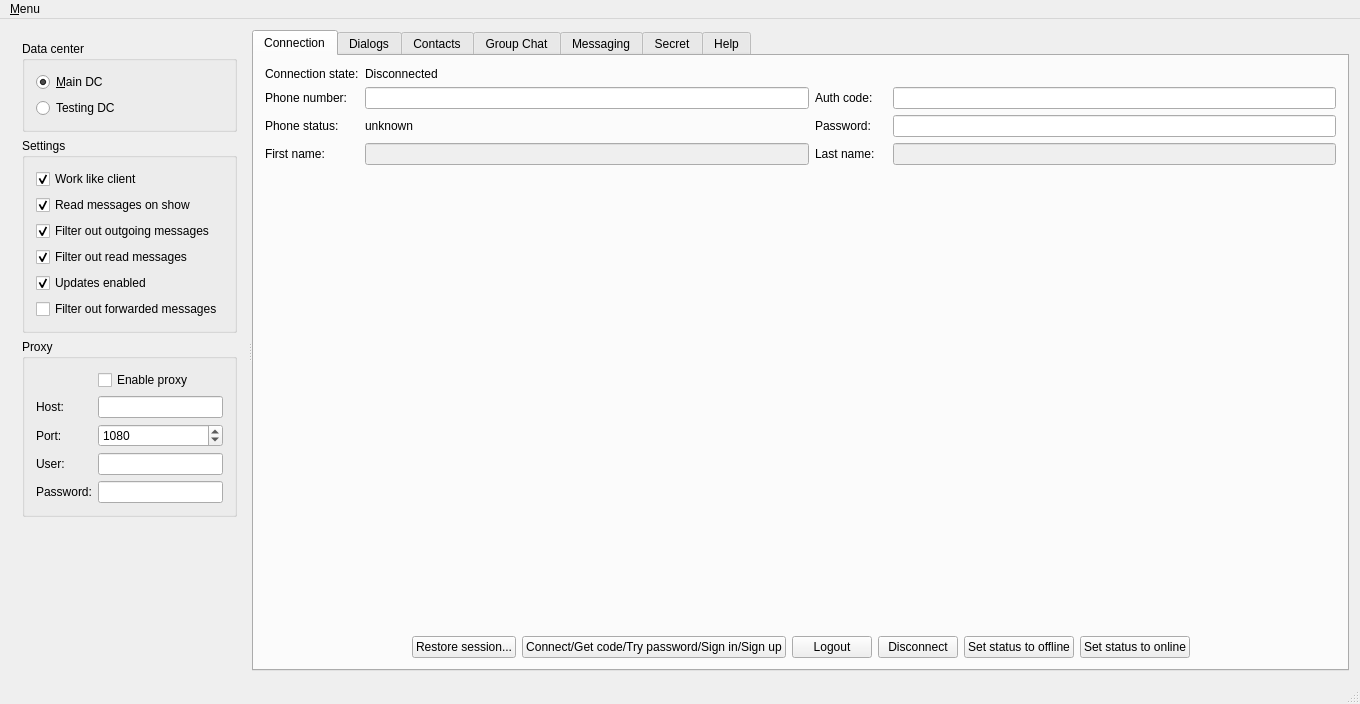
<?xml version="1.0" encoding="UTF-8"?>
<ui version="4.0">
 <class>MainWindow</class>
 <widget class="QMainWindow" name="MainWindow">
  <property name="geometry">
   <rect>
    <x>0</x>
    <y>0</y>
    <width>1360</width>
    <height>704</height>
   </rect>
  </property>
  <property name="windowTitle">
   <string>TelegramQt Test Application</string>
  </property>
  <widget class="QWidget" name="centralWidget">
   <layout class="QVBoxLayout" name="verticalLayout">
    <item>
     <widget class="QSplitter" name="mainSplitter">
      <property name="orientation">
       <enum>Qt::Horizontal</enum>
      </property>
      <widget class="QWidget" name="layoutWidget1">
       <layout class="QVBoxLayout" name="leftPanel">
        <item>
         <widget class="QGroupBox" name="groupBox">
          <property name="title">
           <string>Data center</string>
          </property>
          <layout class="QGridLayout" name="gridLayout">
           <item row="1" column="0">
            <widget class="QRadioButton" name="mainDcRadio">
             <property name="text">
              <string>&amp;Main DC</string>
             </property>
             <property name="checked">
              <bool>true</bool>
             </property>
            </widget>
           </item>
           <item row="2" column="0">
            <widget class="QRadioButton" name="testingDcRadio">
             <property name="text">
              <string>Testing DC</string>
             </property>
             <property name="checked">
              <bool>false</bool>
             </property>
            </widget>
           </item>
          </layout>
         </widget>
        </item>
        <item>
         <widget class="QGroupBox" name="groupBox_2">
          <property name="title">
           <string>Settings</string>
          </property>
          <layout class="QGridLayout" name="gridLayout_8">
           <item row="2" column="0">
            <widget class="QCheckBox" name="settingsReceivingFilterOutMessages">
             <property name="text">
              <string>Filter out outgoing messages</string>
             </property>
             <property name="checked">
              <bool>true</bool>
             </property>
            </widget>
           </item>
           <item row="0" column="0">
            <widget class="QCheckBox" name="workLikeClient">
             <property name="toolTip">
              <string>Set checked to enable client behavior. E.g. set online status on connection and set offline status on app quit.</string>
             </property>
             <property name="text">
              <string>Work like client</string>
             </property>
             <property name="checked">
              <bool>true</bool>
             </property>
            </widget>
           </item>
           <item row="3" column="0">
            <widget class="QCheckBox" name="settingsReceivingFilterReadMessages">
             <property name="text">
              <string>Filter out read messages</string>
             </property>
             <property name="checked">
              <bool>true</bool>
             </property>
            </widget>
           </item>
           <item row="5" column="0">
            <widget class="QCheckBox" name="settingsReceivingFilterForwardedMessages">
             <property name="text">
              <string>Filter out forwarded messages</string>
             </property>
            </widget>
           </item>
           <item row="1" column="0">
            <widget class="QCheckBox" name="settingsReadMessages">
             <property name="text">
              <string>Read messages on show</string>
             </property>
             <property name="checked">
              <bool>true</bool>
             </property>
            </widget>
           </item>
           <item row="4" column="0">
            <widget class="QCheckBox" name="settingsUpdatesEnabled">
             <property name="text">
              <string>Updates enabled</string>
             </property>
             <property name="checked">
              <bool>true</bool>
             </property>
            </widget>
           </item>
          </layout>
         </widget>
        </item>
        <item>
         <widget class="QGroupBox" name="groupBox_3">
          <property name="title">
           <string>Proxy</string>
          </property>
          <layout class="QFormLayout" name="formLayout">
           <item row="1" column="0">
            <widget class="QLabel" name="label_7">
             <property name="text">
              <string>Host:</string>
             </property>
            </widget>
           </item>
           <item row="1" column="1">
            <widget class="QLineEdit" name="settingsProxyHost"/>
           </item>
           <item row="2" column="0">
            <widget class="QLabel" name="label_8">
             <property name="text">
              <string>Port:</string>
             </property>
            </widget>
           </item>
           <item row="2" column="1">
            <widget class="QSpinBox" name="settingsProxyPort">
             <property name="maximum">
              <number>65535</number>
             </property>
             <property name="value">
              <number>1080</number>
             </property>
            </widget>
           </item>
           <item row="0" column="1">
            <widget class="QCheckBox" name="settingsProxyEnable">
             <property name="text">
              <string>Enable proxy</string>
             </property>
            </widget>
           </item>
           <item row="3" column="0">
            <widget class="QLabel" name="label_9">
             <property name="text">
              <string>User:</string>
             </property>
            </widget>
           </item>
           <item row="3" column="1">
            <widget class="QLineEdit" name="settingsProxyUser"/>
           </item>
           <item row="4" column="0">
            <widget class="QLabel" name="label_18">
             <property name="text">
              <string>Password:</string>
             </property>
            </widget>
           </item>
           <item row="4" column="1">
            <widget class="QLineEdit" name="settingsProxyPassword">
             <property name="echoMode">
              <enum>QLineEdit::Password</enum>
             </property>
            </widget>
           </item>
          </layout>
         </widget>
        </item>
        <item>
         <spacer name="verticalSpacer_2">
          <property name="orientation">
           <enum>Qt::Vertical</enum>
          </property>
          <property name="sizeHint" stdset="0">
           <size>
            <width>20</width>
            <height>20</height>
           </size>
          </property>
         </spacer>
        </item>
       </layout>
      </widget>
      <widget class="QTabWidget" name="tabWidget">
       <property name="currentIndex">
        <number>0</number>
       </property>
       <widget class="QWidget" name="tabMain">
        <attribute name="title">
         <string>Connection</string>
        </attribute>
        <layout class="QGridLayout" name="gridLayout_6" rowstretch="0,0,0,0,0,0">
         <item row="3" column="5">
          <widget class="QLineEdit" name="lastName">
           <property name="enabled">
            <bool>false</bool>
           </property>
          </widget>
         </item>
         <item row="0" column="0">
          <widget class="QLabel" name="label">
           <property name="text">
            <string>Connection state:</string>
           </property>
          </widget>
         </item>
         <item row="1" column="1">
          <widget class="QLineEdit" name="phoneNumber"/>
         </item>
         <item row="1" column="5">
          <widget class="QLineEdit" name="confirmationCode">
           <property name="echoMode">
            <enum>QLineEdit::Password</enum>
           </property>
          </widget>
         </item>
         <item row="1" column="0">
          <widget class="QLabel" name="label_2">
           <property name="text">
            <string>Phone number:</string>
           </property>
          </widget>
         </item>
         <item row="3" column="1">
          <widget class="QLineEdit" name="firstName">
           <property name="enabled">
            <bool>false</bool>
           </property>
          </widget>
         </item>
         <item row="2" column="0">
          <widget class="QLabel" name="label_4">
           <property name="text">
            <string>Phone status:</string>
           </property>
          </widget>
         </item>
         <item row="3" column="2">
          <widget class="QLabel" name="lastNameLabel">
           <property name="enabled">
            <bool>true</bool>
           </property>
           <property name="text">
            <string>Last name:</string>
           </property>
          </widget>
         </item>
         <item row="5" column="0" colspan="6">
          <layout class="QHBoxLayout" name="horizontalLayout">
           <item>
            <spacer name="horizontalSpacer_3">
             <property name="orientation">
              <enum>Qt::Horizontal</enum>
             </property>
             <property name="sizeHint" stdset="0">
              <size>
               <width>40</width>
               <height>20</height>
              </size>
             </property>
            </spacer>
           </item>
           <item>
            <widget class="QPushButton" name="restoreSession">
             <property name="text">
              <string>Restore session...</string>
             </property>
            </widget>
           </item>
           <item>
            <widget class="QPushButton" name="connectionStepButton">
             <property name="text">
              <string>Connect/Get code/Try password/Sign in/Sign up</string>
             </property>
            </widget>
           </item>
           <item>
            <widget class="QPushButton" name="logoutButton">
             <property name="toolTip">
              <string>Destroy the session</string>
             </property>
             <property name="text">
              <string>Logout</string>
             </property>
            </widget>
           </item>
           <item>
            <widget class="QPushButton" name="disconnectButton">
             <property name="text">
              <string>Disconnect</string>
             </property>
            </widget>
           </item>
           <item>
            <widget class="QPushButton" name="setStatusOffline">
             <property name="toolTip">
              <string>Set visible status to offline. Actual connection status will not be changed.</string>
             </property>
             <property name="text">
              <string>Set status to offline</string>
             </property>
            </widget>
           </item>
           <item>
            <widget class="QPushButton" name="setStatusOnline">
             <property name="toolTip">
              <string>Set visible status to online. Actual connection status will not be changed.</string>
             </property>
             <property name="text">
              <string>Set status to online</string>
             </property>
            </widget>
           </item>
           <item>
            <spacer name="horizontalSpacer_2">
             <property name="orientation">
              <enum>Qt::Horizontal</enum>
             </property>
             <property name="sizeHint" stdset="0">
              <size>
               <width>40</width>
               <height>20</height>
              </size>
             </property>
            </spacer>
           </item>
          </layout>
         </item>
         <item row="1" column="2">
          <widget class="QLabel" name="label_5">
           <property name="text">
            <string>Auth code:</string>
           </property>
          </widget>
         </item>
         <item row="0" column="1">
          <widget class="QLabel" name="connectionState">
           <property name="text">
            <string>Disconnected</string>
           </property>
          </widget>
         </item>
         <item row="4" column="1">
          <spacer name="verticalSpacer_3">
           <property name="orientation">
            <enum>Qt::Vertical</enum>
           </property>
           <property name="sizeHint" stdset="0">
            <size>
             <width>20</width>
             <height>20</height>
            </size>
           </property>
          </spacer>
         </item>
         <item row="3" column="0">
          <widget class="QLabel" name="firstNameLabel">
           <property name="enabled">
            <bool>true</bool>
           </property>
           <property name="text">
            <string>First name:</string>
           </property>
          </widget>
         </item>
         <item row="2" column="1">
          <widget class="QLabel" name="phoneStatus">
           <property name="text">
            <string>unknown</string>
           </property>
          </widget>
         </item>
         <item row="2" column="2">
          <widget class="QLabel" name="passwordLabel">
           <property name="text">
            <string>Password:</string>
           </property>
          </widget>
         </item>
         <item row="2" column="5">
          <widget class="QLineEdit" name="password">
           <property name="echoMode">
            <enum>QLineEdit::Password</enum>
           </property>
          </widget>
         </item>
        </layout>
       </widget>
       <widget class="QWidget" name="tabDialogs">
        <attribute name="title">
         <string>Dialogs</string>
        </attribute>
        <layout class="QGridLayout" name="gridLayout_13">
         <item row="0" column="0">
          <widget class="QTableView" name="dialogList">
           <attribute name="verticalHeaderDefaultSectionSize">
            <number>64</number>
           </attribute>
          </widget>
         </item>
        </layout>
       </widget>
       <widget class="QWidget" name="tabContacts">
        <attribute name="title">
         <string>Contacts</string>
        </attribute>
        <layout class="QGridLayout" name="gridLayout_9">
         <item row="0" column="0">
          <widget class="QSplitter" name="contactsSplitter">
           <property name="orientation">
            <enum>Qt::Vertical</enum>
           </property>
           <widget class="QTableView" name="contactListTable">
            <attribute name="verticalHeaderDefaultSectionSize">
             <number>64</number>
            </attribute>
           </widget>
           <widget class="QTableView" name="contactSearchResult">
            <property name="contextMenuPolicy">
             <enum>Qt::CustomContextMenu</enum>
            </property>
            <attribute name="verticalHeaderDefaultSectionSize">
             <number>64</number>
            </attribute>
           </widget>
          </widget>
         </item>
         <item row="1" column="0">
          <layout class="QHBoxLayout" name="horizontalLayout_2">
           <item>
            <widget class="QLabel" name="label_3">
             <property name="text">
              <string>Contact:</string>
             </property>
            </widget>
           </item>
           <item>
            <widget class="QLineEdit" name="currentContact"/>
           </item>
           <item>
            <widget class="QPushButton" name="findContact">
             <property name="text">
              <string>Find contact</string>
             </property>
            </widget>
           </item>
           <item>
            <widget class="QPushButton" name="addContact">
             <property name="text">
              <string>Add contact</string>
             </property>
            </widget>
           </item>
           <item>
            <widget class="QPushButton" name="deleteContact">
             <property name="text">
              <string>Delete contact</string>
             </property>
            </widget>
           </item>
           <item>
            <widget class="QPushButton" name="blockContact">
             <property name="text">
              <string>Block contact</string>
             </property>
            </widget>
           </item>
           <item>
            <widget class="QPushButton" name="unblockContact">
             <property name="text">
              <string>Unblock contact</string>
             </property>
            </widget>
           </item>
          </layout>
         </item>
        </layout>
       </widget>
       <widget class="QWidget" name="tabChats">
        <attribute name="title">
         <string>Group Chat</string>
        </attribute>
        <layout class="QGridLayout" name="gridLayout_7">
         <item row="0" column="1">
          <widget class="QLineEdit" name="groupChatName"/>
         </item>
         <item row="1" column="0" colspan="2">
          <widget class="QSplitter" name="groupChatSplitter">
           <property name="orientation">
            <enum>Qt::Horizontal</enum>
           </property>
           <widget class="QWidget" name="layoutWidget2">
            <layout class="QGridLayout" name="groupChatMessagingGrid">
             <item row="0" column="0">
              <widget class="QTableView" name="groupChatMessagingView">
               <property name="verticalScrollMode">
                <enum>QAbstractItemView::ScrollPerPixel</enum>
               </property>
               <property name="horizontalScrollMode">
                <enum>QAbstractItemView::ScrollPerPixel</enum>
               </property>
              </widget>
             </item>
             <item row="1" column="0">
              <layout class="QGridLayout" name="gridLayout_14">
               <item row="0" column="5">
                <widget class="QPushButton" name="groupChatGetHistoryRequest">
                 <property name="text">
                  <string>Request</string>
                 </property>
                </widget>
               </item>
               <item row="1" column="1" colspan="4">
                <widget class="QLineEdit" name="groupChatMessage"/>
               </item>
               <item row="1" column="0">
                <widget class="QLabel" name="label_13">
                 <property name="text">
                  <string>Message:</string>
                 </property>
                </widget>
               </item>
               <item row="0" column="1">
                <widget class="QLabel" name="label_28">
                 <property name="text">
                  <string>Messages:</string>
                 </property>
                </widget>
               </item>
               <item row="0" column="4">
                <widget class="QSpinBox" name="groupChatGetHistoryOffset">
                 <property name="maximum">
                  <number>10000</number>
                 </property>
                </widget>
               </item>
               <item row="0" column="0">
                <widget class="QLabel" name="label_25">
                 <property name="text">
                  <string>&lt;b&gt;Get history:&lt;/b&gt;</string>
                 </property>
                </widget>
               </item>
               <item row="0" column="2">
                <widget class="QSpinBox" name="groupChatGetHistoryLimit">
                 <property name="maximum">
                  <number>10000</number>
                 </property>
                 <property name="value">
                  <number>30</number>
                 </property>
                </widget>
               </item>
               <item row="0" column="3">
                <widget class="QLabel" name="label_26">
                 <property name="text">
                  <string>Offset:</string>
                 </property>
                </widget>
               </item>
               <item row="1" column="5">
                <widget class="QPushButton" name="groupChatSendButton">
                 <property name="text">
                  <string>Send</string>
                 </property>
                </widget>
               </item>
               <item row="1" column="6">
                <widget class="QPushButton" name="groupChatAttachButton">
                 <property name="text">
                  <string>Attach</string>
                 </property>
                </widget>
               </item>
              </layout>
             </item>
            </layout>
           </widget>
           <widget class="QWidget" name="layoutWidget3">
            <layout class="QGridLayout" name="groupChatContactsGrid">
             <item row="2" column="1">
              <widget class="QLineEdit" name="groupChatContactPhone"/>
             </item>
             <item row="1" column="0" colspan="5">
              <widget class="QTableView" name="groupChatContacts">
               <attribute name="verticalHeaderDefaultSectionSize">
                <number>64</number>
               </attribute>
              </widget>
             </item>
             <item row="2" column="2">
              <widget class="QPushButton" name="groupChatAddContact">
               <property name="text">
                <string>Add/Remove</string>
               </property>
              </widget>
             </item>
             <item row="2" column="0">
              <widget class="QLabel" name="label_12">
               <property name="text">
                <string>Contact phone:</string>
               </property>
              </widget>
             </item>
             <item row="0" column="0" colspan="5">
              <widget class="QLabel" name="label_10">
               <property name="text">
                <string>Contacts:</string>
               </property>
               <property name="alignment">
                <set>Qt::AlignCenter</set>
               </property>
              </widget>
             </item>
             <item row="2" column="3">
              <widget class="QSpinBox" name="groupChatAddContactForwardMessages"/>
             </item>
            </layout>
           </widget>
           <widget class="QWidget" name="layoutWidget4">
            <layout class="QGridLayout" name="gridLayout_5">
             <item row="2" column="0">
              <widget class="QPushButton" name="groupChatCreateChat">
               <property name="text">
                <string>Create chat</string>
               </property>
              </widget>
             </item>
             <item row="2" column="1">
              <widget class="QPushButton" name="groupChatLeaveChat">
               <property name="text">
                <string>Leave chat</string>
               </property>
              </widget>
             </item>
             <item row="1" column="0" colspan="2">
              <widget class="QTableView" name="groupChatChatsList">
               <attribute name="verticalHeaderDefaultSectionSize">
                <number>64</number>
               </attribute>
              </widget>
             </item>
             <item row="0" column="0" colspan="2">
              <widget class="QLabel" name="label_14">
               <property name="text">
                <string>Chats list:</string>
               </property>
               <property name="alignment">
                <set>Qt::AlignCenter</set>
               </property>
              </widget>
             </item>
            </layout>
           </widget>
          </widget>
         </item>
         <item row="0" column="0">
          <widget class="QLabel" name="label_11">
           <property name="text">
            <string>Chat name:</string>
           </property>
          </widget>
         </item>
        </layout>
       </widget>
       <widget class="QWidget" name="tabMessaging">
        <attribute name="title">
         <string>Messaging</string>
        </attribute>
        <layout class="QGridLayout" name="gridLayout_4" rowstretch="1,0">
         <item row="1" column="0">
          <widget class="QWidget" name="widget" native="true">
           <property name="sizePolicy">
            <sizepolicy hsizetype="Preferred" vsizetype="Minimum">
             <horstretch>0</horstretch>
             <verstretch>0</verstretch>
            </sizepolicy>
           </property>
           <property name="minimumSize">
            <size>
             <width>0</width>
             <height>0</height>
            </size>
           </property>
           <layout class="QGridLayout" name="gridLayout_11">
            <item row="0" column="0">
             <widget class="QSplitter" name="splitter">
              <property name="orientation">
               <enum>Qt::Vertical</enum>
              </property>
              <widget class="QWidget" name="layoutWidget">
               <layout class="QGridLayout" name="gridLayout_12">
                <item row="0" column="6">
                 <widget class="QSpinBox" name="messagingGetHistoryLimit">
                  <property name="maximum">
                   <number>10000</number>
                  </property>
                  <property name="value">
                   <number>30</number>
                  </property>
                 </widget>
                </item>
                <item row="0" column="3">
                 <widget class="QLabel" name="messagingContactAction">
                  <property name="minimumSize">
                   <size>
                    <width>40</width>
                    <height>0</height>
                   </size>
                  </property>
                  <property name="text">
                   <string>(no action)</string>
                  </property>
                 </widget>
                </item>
                <item row="0" column="9">
                 <widget class="QPushButton" name="messagingGetHistoryRequest">
                  <property name="text">
                   <string>Request</string>
                  </property>
                 </widget>
                </item>
                <item row="0" column="5">
                 <widget class="QLabel" name="label_16">
                  <property name="text">
                   <string>Messages:</string>
                  </property>
                 </widget>
                </item>
                <item row="0" column="7">
                 <widget class="QLabel" name="label_17">
                  <property name="text">
                   <string>Offset:</string>
                  </property>
                 </widget>
                </item>
                <item row="0" column="8">
                 <widget class="QSpinBox" name="messagingGetHistoryOffset">
                  <property name="maximum">
                   <number>10000</number>
                  </property>
                 </widget>
                </item>
                <item row="1" column="9">
                 <widget class="QPushButton" name="messagingSendButton">
                  <property name="text">
                   <string>Send</string>
                  </property>
                 </widget>
                </item>
                <item row="1" column="0" colspan="9">
                 <widget class="QLineEdit" name="messagingMessage"/>
                </item>
                <item row="0" column="4">
                 <widget class="QLabel" name="label_15">
                  <property name="text">
                   <string>&lt;b&gt;Get history:&lt;/b&gt;</string>
                  </property>
                 </widget>
                </item>
                <item row="1" column="10">
                 <widget class="QPushButton" name="messagingAttachButton">
                  <property name="text">
                   <string>Attach</string>
                  </property>
                 </widget>
                </item>
                <item row="0" column="0">
                 <widget class="QLabel" name="messagingContactName">
                  <property name="text">
                   <string>Unknown name</string>
                  </property>
                 </widget>
                </item>
                <item row="0" column="1">
                 <widget class="QLabel" name="messagingContactStatus">
                  <property name="text">
                   <string>(unknown status)</string>
                  </property>
                 </widget>
                </item>
                <item row="0" column="2">
                 <widget class="QLineEdit" name="messagingContactIdentifier">
                  <property name="text">
                   <string>unknown identifier</string>
                  </property>
                 </widget>
                </item>
               </layout>
              </widget>
             </widget>
            </item>
           </layout>
          </widget>
         </item>
         <item row="0" column="0">
          <widget class="QTableView" name="messagingView">
           <property name="contextMenuPolicy">
            <enum>Qt::CustomContextMenu</enum>
           </property>
           <property name="verticalScrollMode">
            <enum>QAbstractItemView::ScrollPerPixel</enum>
           </property>
           <property name="horizontalScrollMode">
            <enum>QAbstractItemView::ScrollPerPixel</enum>
           </property>
          </widget>
         </item>
        </layout>
       </widget>
       <widget class="QWidget" name="tabSecret">
        <attribute name="title">
         <string>Secret</string>
        </attribute>
        <layout class="QGridLayout" name="gridLayout_2">
         <item row="2" column="1">
          <layout class="QHBoxLayout" name="horizontalLayout_4">
           <item>
            <widget class="QPushButton" name="getSecretInfo">
             <property name="text">
              <string>Get info</string>
             </property>
            </widget>
           </item>
           <item>
            <widget class="QPushButton" name="secondConnectButton">
             <property name="text">
              <string>Connect</string>
             </property>
            </widget>
           </item>
           <item>
            <widget class="QPushButton" name="secretOpenFile">
             <property name="text">
              <string>Open file...</string>
             </property>
            </widget>
           </item>
           <item>
            <widget class="QPushButton" name="secretSaveAs">
             <property name="text">
              <string>Save as...</string>
             </property>
            </widget>
           </item>
          </layout>
         </item>
         <item row="0" column="0">
          <widget class="QLabel" name="label_6">
           <property name="text">
            <string>Secret:</string>
           </property>
          </widget>
         </item>
         <item row="0" column="1">
          <widget class="QPlainTextEdit" name="secretInfo">
           <property name="plainText">
            <string/>
           </property>
          </widget>
         </item>
        </layout>
       </widget>
       <widget class="QWidget" name="tabHelp">
        <attribute name="title">
         <string>Help</string>
        </attribute>
        <layout class="QGridLayout" name="gridLayout_10">
         <item row="0" column="0">
          <widget class="QPlainTextEdit" name="helpView">
           <property name="readOnly">
            <bool>true</bool>
           </property>
          </widget>
         </item>
        </layout>
       </widget>
      </widget>
     </widget>
    </item>
   </layout>
  </widget>
  <widget class="QMenuBar" name="menuBar">
   <property name="geometry">
    <rect>
     <x>0</x>
     <y>0</y>
     <width>1360</width>
     <height>19</height>
    </rect>
   </property>
   <widget class="QMenu" name="menu_File">
    <property name="title">
     <string>&amp;Menu</string>
    </property>
    <addaction name="actionShowSettings"/>
    <addaction name="actionQuit"/>
   </widget>
   <addaction name="menu_File"/>
  </widget>
  <widget class="QStatusBar" name="statusBar"/>
  <action name="actionQuit">
   <property name="text">
    <string>E&amp;xit</string>
   </property>
   <property name="shortcut">
    <string>Ctrl+Q</string>
   </property>
  </action>
  <action name="actionShowSettings">
   <property name="checkable">
    <bool>true</bool>
   </property>
   <property name="text">
    <string>Show settings</string>
   </property>
   <property name="shortcut">
    <string>Alt+0</string>
   </property>
  </action>
 </widget>
 <layoutdefault spacing="6" margin="11"/>
 <resources/>
 <connections>
  <connection>
   <sender>messagingMessage</sender>
   <signal>returnPressed()</signal>
   <receiver>messagingSendButton</receiver>
   <slot>click()</slot>
   <hints>
    <hint type="sourcelabel">
     <x>635</x>
     <y>566</y>
    </hint>
    <hint type="destinationlabel">
     <x>722</x>
     <y>571</y>
    </hint>
   </hints>
  </connection>
  <connection>
   <sender>actionQuit</sender>
   <signal>triggered()</signal>
   <receiver>MainWindow</receiver>
   <slot>close()</slot>
   <hints>
    <hint type="sourcelabel">
     <x>-1</x>
     <y>-1</y>
    </hint>
    <hint type="destinationlabel">
     <x>446</x>
     <y>614</y>
    </hint>
   </hints>
  </connection>
 </connections>
</ui>
